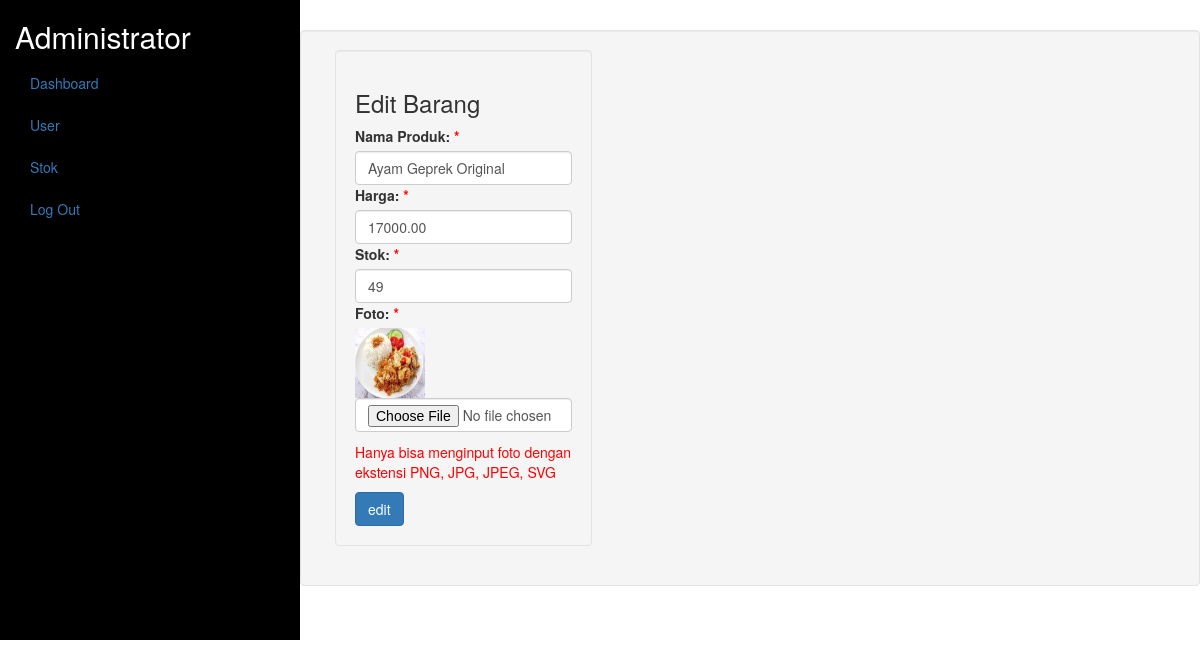
Screenshot of /petugas/index.php?page=edit-barang&ProdukID=1 (signed in) with the database file from the repository.
### tables this page shows
CREATE TABLE `produk` (
  `ProdukID` int(11) NOT NULL,
  `NamaProduk` varchar(255) NOT NULL,
  `Harga` decimal(10,2) NOT NULL,
  `Stok` int(11) NOT NULL,
  `foto` varchar(255) DEFAULT NULL,
  `Terjual` int(11) NOT NULL
);

### petugas/edit-barang.php (the view, shortened to what this page needs)
<?php
$id = $_GET['ProdukID'];
$sql = $koneksi->query("SELECT * FROM produk WHERE ProdukID = '$id'");
$data = $sql->fetch_assoc();
?>
<div class="row well">
        <div class="col-md-4">
            <div class="card well">
                <div class="card-header">
                    <h3 class="">Edit Barang</h3>
                </div>
                <div class="card-body">
                    <form action="" method="POST" enctype="multipart/form-data">
                        <div class="mb-3 mt-3">
                            <label for="nama" class="form-label">Nama Produk: <span style="color: red;"> *</span></label>
                            <input type="text" class="form-control" id="NamaProduk"  value="<?php echo $data['NamaProduk']; ?>" placeholder="Enter Name" name="NamaProduk">
                        </div>
                        <div class="mb-3">
                            <label for="harga" class="form-label">Harga: <span style="color: red;"> *</span></label>
                            <input type="number" min="1" class="form-control" id="harga" value="<?php echo $data['Harga']; ?>" placeholder="Enter Harga" name="Harga">
                        </div>
                        <div class="mb-3">
                            <label for="stok" class="form-label">Stok: <span style="color: red;"> *</span></label>
                            <input type="number" min="1" class="form-control" id="stok" value="<?php echo $data['Stok']; ?>" placeholder="Enter Stok" name="Stok">
                        </div>
                        <div class="mb-3">
                            <label for="foto" class="form-label">Foto: <span style="color: red;"> *</span></label>
                            <p><?php echo "<img src='../foto/".$data['foto']."' width='70' height='70'></img>"; ?>
                            <input type="file" name="foto" id="foto" class="form-control">
                            <p style="color: red;">Hanya bisa menginput foto dengan ekstensi PNG, JPG, JPEG, SVG</p>
                        </div>
                        <button type="submit" name="submit" class="btn btn-md btn-primary">edit</button>
                    </form>
                </div>
            </div>
        </div>
    </div>

### rows the page displays
produk: NamaProduk "Ayam Geprek Original", Harga "17000.00", Stok "49", foto (picture)

### other values shown
$_SESSION['Level'] "Administrator"
